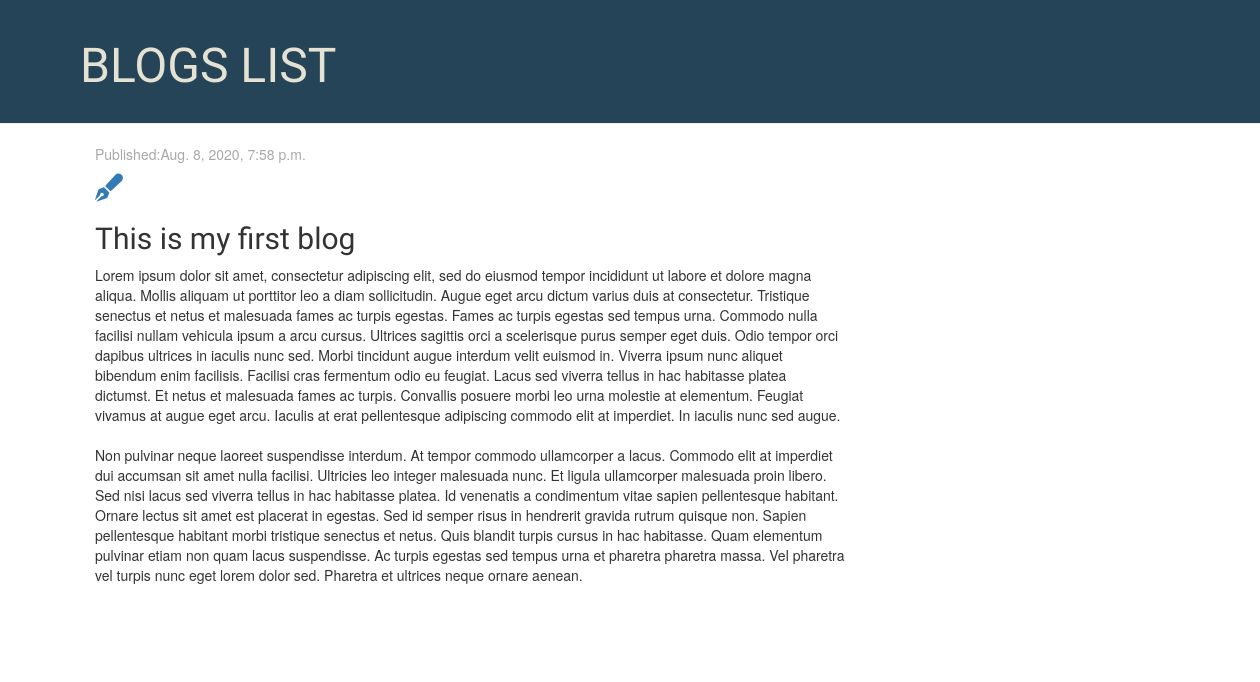
/post/1, run on the app's committed database.
### blog/models.py (models this page shows, shortened)
class Post(models.Model):
    author=models.ForeignKey('auth.User',on_delete=models.CASCADE)
    title=models.CharField(max_length=200)
    text=models.TextField()
    created_date=models.DateTimeField(default=timezone.now)
    published_date=models.DateTimeField(blank=True,null=True)

### blog/views.py (the view)
# urls.py: path('post/<int:pk>',views.detail,name='detail'),
def detail(request,pk):
    post= get_object_or_404(Post, pk=pk)
    stuff={'post':post}
    return render(request,'blog/detail.html',stuff)

### blog/templates/blog/detail.html
{% extends 'blog/base.html' %}
  {% block content %}
    {% if post.published_date %}
      <div class="post">
        <p class="publish">Published:{{post.published_date}}</p>
          <a href="{% url 'edit_post' post.pk %}"><i class="fas fa-pen-fancy fa-2x fa-spin"></i></a>
        <h2>{{post.title}}</h2>
        <p>{{post.text|linebreaksbr}}</p>
    {% endif %}
      </div>
  {% endblock %}

### blog/static/blog/style.css (style rules this page uses)
h1,h2,h3,h4 { font-family: 'Tangerine','Inconsolata','Droid Sans',serif; }
.publish { color: #A9A9A9; }
.post { margin-bottom: 70px; }

### data on the page
Post: published_date "Aug. 8, 2020, 7:58 p.m.", title "This is my first blog", text "Lorem ipsum dolor sit amet, consectetur adipiscing elit, sed do eiusmod tempor incididunt ut labore et dolore magna aliqua. Mollis aliquam ut porttitor leo a diam sollicitudin. Augue eget arcu dictum varius duis at consectetur. Tristique senectus et netus et malesuada fames ac turpis egestas. Fames ac turpis egestas sed tempus urna. Commodo nulla facilisi nullam vehicula ipsum a arcu cursus. Ultrices sagittis orci a scelerisque purus semper eget duis. Odio tempor orci dapibus ultrices in iaculis nunc sed. Morbi tincidunt augue interdum velit euismod in. Viverra ipsum nunc aliquet bibendum enim facilisis. Facilisi cras fermentum odio eu feugiat. Lacus sed viverra tellus in hac habitasse…"
